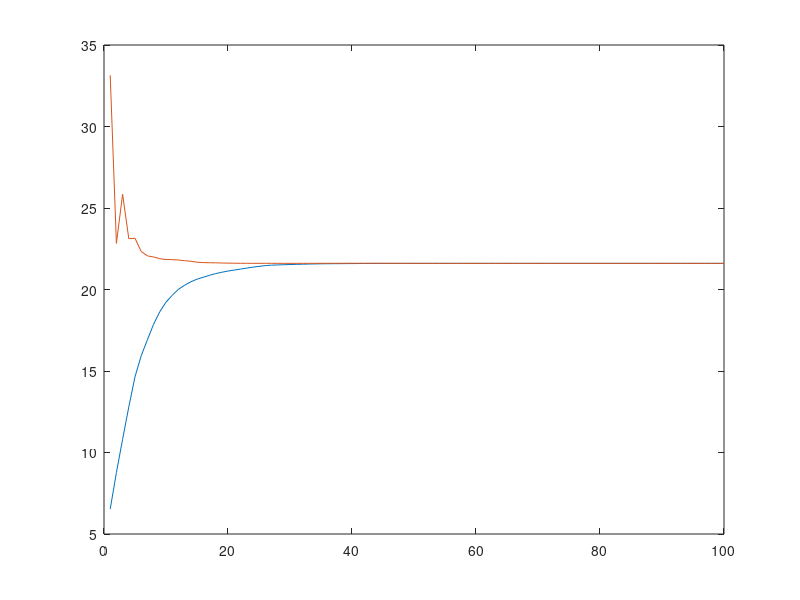

Write MATLAB code to recreate this figure.
% data set

n = 40;
omega = randn(1, 1);

noise = 0.8 * randn(n, 1);
x = randn(n, 2);
y = 2 * (omega * x(:, 1) + x(:, 2) + noise > 0) - 1;

hold off
scatter(x(:, 1), x(:, 2), 16, y);

% initial value

alpha = randn(n, 1);
alpha(alpha > 1) = 1;
alpha(alpha < 0) = 0;

K = zeros(n, n);
ita = 0.1;
lambda = 1;

for i = 1 : 40
    for j = 1 : 40
        K(i, j) = y(i) * y(j) * (x(i, :) * x(j, :)');
    end
end

dual = zeros(100, 1);
loss = zeros(100, 1);

for iteration = 1 : 100
    alpha = alpha - ita * ((1 / (2 * lambda)) * K * alpha - 1);
    
    alpha(alpha > 1) = 1;
    alpha(alpha < 0) = 0;
    
    dual(iteration) = - ((1 / (4 * lambda)) * alpha' * K * alpha) + alpha' * ones(n, 1);
    
    opti_w = zeros(2, 1);
    
    for i = 1 : n
        opti_w = opti_w + ((1 / (2 * lambda)) * (alpha(i) * y(i) * x(i, :)'));
    end
    
    loss(iteration) = 0;
    for i = 1 : n
        loss(iteration) = loss(iteration) + max(0, 1 - (y(i) * opti_w' * x(i, :)'));
    end
    loss(iteration) = loss(iteration) + lambda * (norm(opti_w) ^ 2);
    
    disp("*****")
    disp("Iteration " + iteration);
    disp("Dual = " + dual(iteration));
    disp("Loss = " + loss(iteration));
end

hold off
plot(dual)
hold on
plot(loss)
